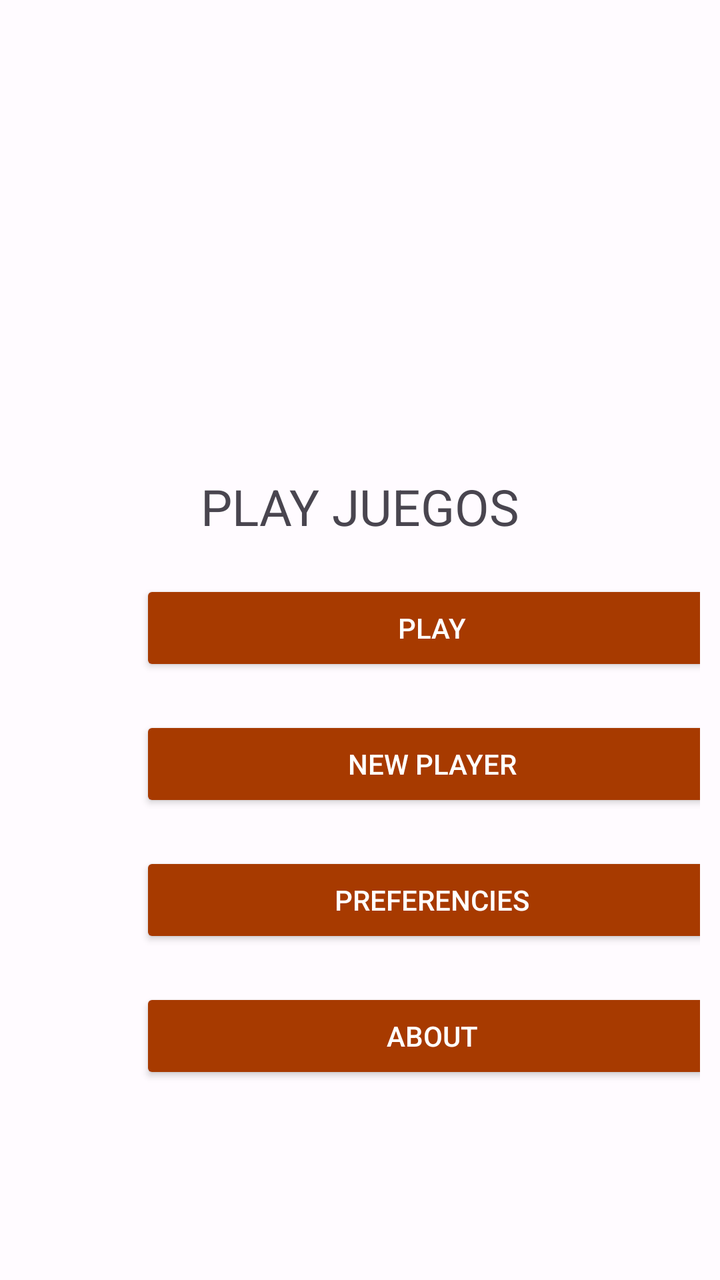
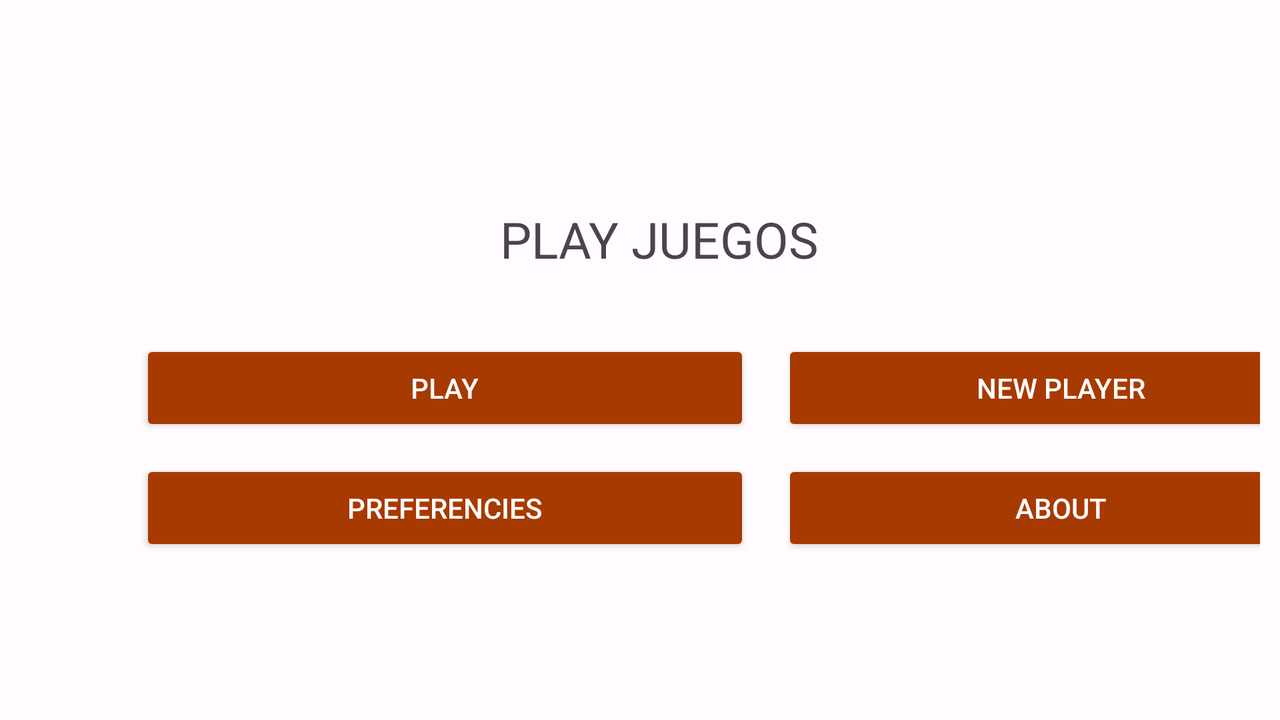

Two renders of one Android screen. The first uses the default layout on a phone; the second uses the alternative layout the repository ships for a different screen configuration, on a matching device. The two XML files are below.
<!-- AndroidManifest.xml: application theme Base.Theme.PlayJuegos -->
<!-- res/layout/activity_main.xml -->
<?xml version="1.0" encoding="utf-8"?>
<androidx.constraintlayout.widget.ConstraintLayout xmlns:android="http://schemas.android.com/apk/res/android"
    xmlns:app="http://schemas.android.com/apk/res-auto"
    xmlns:tools="http://schemas.android.com/tools"
    android:layout_width="match_parent"
    android:layout_height="match_parent"
    tools:context=".MainActivity"
    android:padding="10dp">



    <TextView
        android:id="@+id/textView3"
        android:layout_width="wrap_content"
        android:layout_height="wrap_content"
        android:text="PLAY JUEGOS"
        android:textSize="25dp"
        app:layout_constraintBottom_toBottomOf="parent"
        app:layout_constraintEnd_toEndOf="parent"
        app:layout_constraintStart_toStartOf="parent"
        app:layout_constraintTop_toTopOf="parent"
        app:layout_constraintVertical_bias="0.386" />


    <Button
        android:id="@+id/button"
        style="@style/Widget.AppCompat.Button"
        android:layout_width="0dp"
        android:layout_height="wrap_content"
        android:layout_marginTop="20dp"
        android:text="PLAY"
        app:layout_constraintEnd_toStartOf="@+id/der"
        app:layout_constraintHorizontal_bias="0.0"
        app:layout_constraintStart_toEndOf="@+id/izq"
        app:layout_constraintTop_toBottomOf="@+id/textView3"
        tools:ignore="MissingConstraints" />


    <Button
        android:id="@+id/button2"
        style="@style/Widget.AppCompat.Button"
        android:layout_width="0dp"
        android:layout_height="wrap_content"
        android:layout_marginTop="20dp"
        android:text="NEW PLAYER"
        android:onClick="LanzarNewPlayer"
        app:layout_constraintEnd_toStartOf="@+id/der"
        app:layout_constraintHorizontal_bias="0.0"
        app:layout_constraintStart_toEndOf="@+id/izq"
        app:layout_constraintTop_toBottomOf="@+id/button"
        tools:ignore="MissingConstraints" />


    <Button
        android:id="@+id/button3"
        style="@style/Widget.AppCompat.Button"
        android:layout_width="0dp"
        android:layout_height="wrap_content"
        android:layout_marginTop="20dp"
        android:text="PREFERENCIES"
        app:layout_constraintEnd_toStartOf="@+id/der"
        app:layout_constraintHorizontal_bias="0.0"
        app:layout_constraintStart_toEndOf="@+id/izq"
        app:layout_constraintTop_toBottomOf="@+id/button2"
        tools:ignore="MissingConstraints" />


    <Button
        android:id="@+id/button4"
        style="@style/Widget.AppCompat.Button"
        android:layout_width="0dp"
        android:layout_height="wrap_content"
        android:layout_marginTop="20dp"
        android:text="ABOUT"
        android:textColor="#FFFFFF"
        app:layout_constraintEnd_toStartOf="@+id/der"
        app:layout_constraintHorizontal_bias="1.0"
        app:layout_constraintStart_toEndOf="@+id/izq"
        app:layout_constraintTop_toBottomOf="@+id/button3"
        tools:ignore="MissingConstraints" />

    <androidx.constraintlayout.widget.Guideline
        android:id="@+id/izq"
        android:layout_width="wrap_content"
        android:layout_height="wrap_content"
        android:orientation="vertical"
        app:layout_constraintGuide_begin="60dp" />


    <androidx.constraintlayout.widget.Guideline
        android:id="@+id/der"
        android:layout_width="wrap_content"
        android:layout_height="wrap_content"
        android:orientation="vertical"
        app:layout_constraintGuide_begin="352dp" />


</androidx.constraintlayout.widget.ConstraintLayout>
<!-- resources referenced by this layout -->
<resources>
  <style name="Base.Theme.PlayJuegos" parent="Theme.Material3.Light.NoActionBar">
          <item name="colorPrimary">@color/md_theme_light_primary</item>
          <item name="colorOnPrimary">@color/md_theme_light_onPrimary</item>
          <item name="colorPrimaryContainer">@color/md_theme_light_primaryContainer</item>
          <item name="colorOnPrimaryContainer">@color/md_theme_light_onPrimaryContainer</item>
          <item name="colorSecondary">@color/md_theme_light_secondary</item>
          <item name="colorOnSecondary">@color/md_theme_light_onSecondary</item>
          <item name="colorSecondaryContainer">@color/md_theme_light_secondaryContainer</item>
          <item name="colorOnSecondaryContainer">@color/md_theme_light_onSecondaryContainer</item>
          <item name="colorTertiary">@color/md_theme_light_tertiary</item>
          <item name="colorOnTertiary">@color/md_theme_light_onTertiary</item>
          <item name="colorTertiaryContainer">@color/md_theme_light_tertiaryContainer</item>
          <item name="colorOnTertiaryContainer">@color/md_theme_light_onTertiaryContainer</item>
          <item name="colorError">@color/md_theme_light_error</item>
          <item name="colorErrorContainer">@color/md_theme_light_errorContainer</item>
          <item name="colorOnError">@color/md_theme_light_onError</item>
          <item name="colorOnErrorContainer">@color/md_theme_light_onErrorContainer</item>
          <item name="android:colorBackground">@color/md_theme_light_background</item>
          <item name="colorOnBackground">@color/md_theme_light_onBackground</item>
          <item name="colorSurface">@color/md_theme_light_surface</item>
          <item name="colorOnSurface">@color/md_theme_light_onSurface</item>
          <item name="colorSurfaceVariant">@color/md_theme_light_surfaceVariant</item>
          <item name="colorOnSurfaceVariant">@color/md_theme_light_onSurfaceVariant</item>
          <item name="colorOutline">@color/md_theme_light_outline</item>
          <item name="colorOnSurfaceInverse">@color/md_theme_light_inverseOnSurface</item>
          <item name="colorSurfaceInverse">@color/md_theme_light_inverseSurface</item>
          <item name="colorPrimaryInverse">@color/md_theme_light_inversePrimary</item>
      </style>
  <color name="md_theme_light_primary">#A73A00</color>
  <color name="md_theme_light_onPrimary">#FFFFFF</color>
  <color name="md_theme_light_primaryContainer">#FFDBCE</color>
  <color name="md_theme_light_onPrimaryContainer">#370E00</color>
  <color name="md_theme_light_secondary">#99461B</color>
  <color name="md_theme_light_onSecondary">#FFFFFF</color>
  <color name="md_theme_light_secondaryContainer">#FFDBCC</color>
  <color name="md_theme_light_onSecondaryContainer">#351000</color>
  <color name="md_theme_light_tertiary">#685E30</color>
  <color name="md_theme_light_onTertiary">#FFFFFF</color>
  <color name="md_theme_light_tertiaryContainer">#F1E3A8</color>
  <color name="md_theme_light_onTertiaryContainer">#211B00</color>
  <color name="md_theme_light_error">#BA1A1A</color>
  <color name="md_theme_light_errorContainer">#FFDAD6</color>
  <color name="md_theme_light_onError">#FFFFFF</color>
  <color name="md_theme_light_onErrorContainer">#410002</color>
  <color name="md_theme_light_background">#FFFBFF</color>
  <color name="md_theme_light_onBackground">#3E0021</color>
  <color name="md_theme_light_surface">#FFFBFF</color>
  <color name="md_theme_light_onSurface">#3E0021</color>
  <color name="md_theme_light_surfaceVariant">#F5DED6</color>
  <color name="md_theme_light_onSurfaceVariant">#53433E</color>
  <color name="md_theme_light_outline">#85736D</color>
  <color name="md_theme_light_inverseOnSurface">#FFECF0</color>
  <color name="md_theme_light_inverseSurface">#5D1137</color>
  <color name="md_theme_light_inversePrimary">#FFB59A</color>
</resources>
<!-- res/layout-land/activity_main.xml (the repository's variant of the layout above) -->
<!-- drawn on the phone turned sideways -->
<?xml version="1.0" encoding="utf-8"?>
<androidx.constraintlayout.widget.ConstraintLayout xmlns:android="http://schemas.android.com/apk/res/android"
    xmlns:app="http://schemas.android.com/apk/res-auto"
    xmlns:tools="http://schemas.android.com/tools"
    android:layout_width="match_parent"
    android:layout_height="match_parent"
    android:padding="10dp"
    tools:context=".MainActivity">


    <TextView
        android:id="@+id/textView3"
        android:layout_width="wrap_content"
        android:layout_height="wrap_content"
        android:text="PLAY JUEGOS"
        android:textSize="25dp"
        app:layout_constraintBottom_toBottomOf="parent"
        app:layout_constraintEnd_toEndOf="parent"
        app:layout_constraintHorizontal_bias="0.521"
        app:layout_constraintStart_toStartOf="parent"
        app:layout_constraintTop_toTopOf="parent"
        app:layout_constraintVertical_bias="0.302" />

    <Button
        android:id="@+id/button"
        style="@style/Widget.AppCompat.Button"
        android:layout_width="0dp"
        android:layout_height="wrap_content"
        android:layout_marginTop="160dp"
        android:text="PLAY"
        app:layout_constraintEnd_toStartOf="@+id/der"
        app:layout_constraintHorizontal_bias="0.0"
        app:layout_constraintStart_toEndOf="@+id/izq"
        app:layout_constraintTop_toTopOf="parent"
        tools:ignore="MissingConstraints" />


    <Button
        android:id="@+id/button2"
        style="@style/Widget.AppCompat.Button"
        android:layout_width="0dp"
        android:layout_height="wrap_content"
        android:layout_marginStart="16dp"
        android:onClick="LanzarNewPlayer"
        android:text="NEW PLAYER"
        app:layout_constraintBottom_toBottomOf="@+id/button"
        app:layout_constraintEnd_toStartOf="@+id/guideline2"
        app:layout_constraintStart_toStartOf="@+id/der"
        app:layout_constraintTop_toTopOf="@+id/button"
        tools:ignore="MissingConstraints" />

    <Button
        android:id="@+id/button3"
        style="@style/Widget.AppCompat.Button"
        android:layout_width="0dp"
        android:layout_height="wrap_content"
        android:layout_marginTop="20dp"
        android:layout_marginBottom="80dp"
        android:text="PREFERENCIES"
        app:layout_constraintBottom_toBottomOf="parent"
        app:layout_constraintEnd_toStartOf="@+id/der"
        app:layout_constraintHorizontal_bias="0.0"
        app:layout_constraintStart_toEndOf="@+id/izq"
        app:layout_constraintTop_toBottomOf="@+id/button2"
        tools:ignore="MissingConstraints" />


    <Button
        android:id="@+id/button4"
        style="@style/Widget.AppCompat.Button"
        android:layout_width="0dp"
        android:layout_height="wrap_content"
        android:layout_marginStart="16dp"
        android:text="ABOUT"
        android:textColor="#FFFFFF"
        app:layout_constraintBottom_toBottomOf="@+id/button3"
        app:layout_constraintEnd_toStartOf="@+id/guideline2"
        app:layout_constraintStart_toStartOf="@+id/der"
        app:layout_constraintTop_toTopOf="@+id/button3"
        tools:ignore="MissingConstraints" />

    <androidx.constraintlayout.widget.Guideline
        android:id="@+id/izq"
        android:layout_width="wrap_content"
        android:layout_height="wrap_content"
        android:orientation="vertical"
        app:layout_constraintGuide_begin="60dp" />


    <androidx.constraintlayout.widget.Guideline
        android:id="@+id/der"
        android:layout_width="wrap_content"
        android:layout_height="wrap_content"
        android:orientation="vertical"
        app:layout_constraintGuide_begin="365dp" />

    <androidx.constraintlayout.widget.Guideline
        android:id="@+id/guideline2"
        android:layout_width="wrap_content"
        android:layout_height="wrap_content"
        android:orientation="vertical"
        app:layout_constraintGuide_begin="660dp" />


</androidx.constraintlayout.widget.ConstraintLayout>
